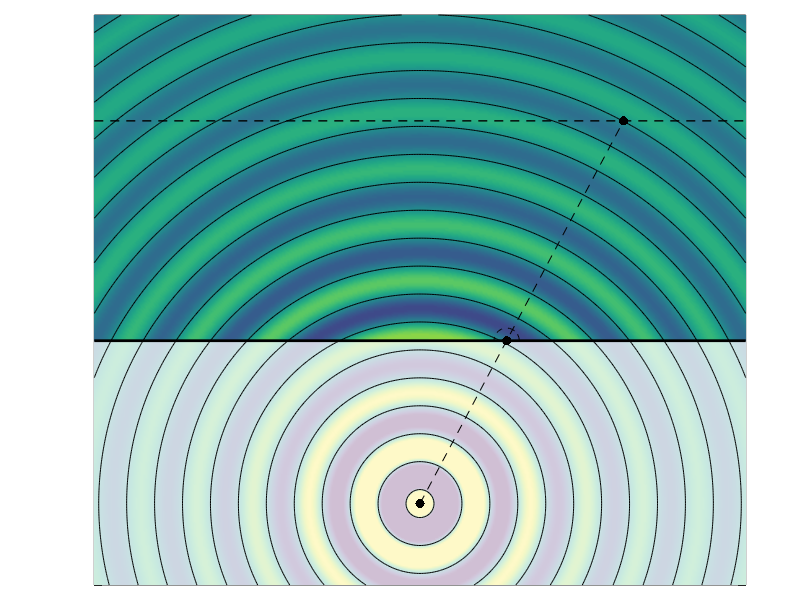

The MATLAB source for this figure: (Note: this script raises an error after producing the figure.)
clear
close all
addpath(genpath('../Files'));

dx = 1e-2;
w = 2*pi*1e3;
c = 343.1;
k = w / c;

xr = [1.25 , 1.35];
xs = [0,-1];
x0 = [(xr(1)-xs(1))/(1+abs(xr(2)/xs(2)))+xs(1), 0];
x = (-2:dx:2)';
y = (-1.5:dx:2)';
[X,Y] = meshgrid(x,y);
r = sqrt( (X-xs(1)).^2 + (Y-xs(2)).^2 );

angle_0 = 1i*(k*sqrt( sum( (x0-xs).^2 ) )+pi/2);
field = exp( -1i*k*r )./r;

angle_1 = -1i*k*sqrt( sum((x0-xs).^2 ) ) ;
angle_2 = -1i*k*sqrt( sum((x0-xr).^2) );
r2 = sqrt( (X-x0(1)).^2+(Y-x0(2)).^2);
field2 = exp(-1i*k*r2 +  angle_1)./r2;
kx0 = (x0-xs)/sqrt( sum( (x0-xs).^2 ) );
ky0 = (x0-xs)/sqrt( sum( (x0-xs).^2 ) );
%%
x_ax = -1.5;
fig = figure('Units','points','Position',[200,200,400,330]);
p = axes('Units','normalized','Position',[0.05 0.025 .95 .95 ]);
p1 = pcolor(x,y,real(field));
set(p1, 'EdgeColor', 'white');
shading interp
axis equal tight
caxis([-1,1]*1e0*1.5);
hold on
fill([x(1), x(end),x(end),x(1)],[y(1),y(1),0,0],[1 1 1]*1,'EdgeColor','none','FaceAlpha',0.75);
fill([x(1), x(end),x(end),x(1)],[0,0,y(end),y(end)],[1 1 1]*1,'EdgeColor','none','FaceAlpha',0);

plot(xs(1),xs(2),'.k','MarkerSize',20)
plot(xr(1),xr(2),'.k','MarkerSize',20)
plot(x0(1),x0(2),'.k','MarkerSize',20)
%plot(xr(1),0,'.k','MarkerSize',20)

pcolor_ax =(gca);
cRange = caxis;
[C,~]= contour( x, y , real(field), [ 0 0 ], '-k');
field2(r2>sqrt(sum(( xr - x0 ).^2))+10*dx)=nan;
field2(Y<0) = nan;

[C2,~]= contour( x, y , real(field2), '--k');
set(gca,...
'XTickLabel','','YTickLabel','');
line([xs(1),xr(1)],[xs(2),xr(2)],'Color','black','LineStyle','--')
line([x(1),x(end)],[0,0],'Color','black','LineStyle','-','LineWidth',2)
line([x(1),x(end)],[xr(2),xr(2)],'Color','black','LineStyle','--','LineWidth',1)

%line([xr(1),xr(1)],[0,xr(2)],'Color','black','LineStyle',':','LineWidth',1)


headWidth = 5*1.5;
headLength = 5*1.5;
ah = annotation('arrow',...
    'headStyle','cback2','HeadLength',headLength,'HeadWidth',headWidth);
set(ah,'parent',gca);
set(ah,'position',[x(1)-10*dx, 0, x(end)-x(1)+25*dx, 0]);    

ah2 = annotation('arrow',...
    'headStyle','cback2','HeadLength',headLength,'HeadWidth',headWidth);
set(ah2,'parent',gca);
set(ah2,'position',[x_ax, y(1), 0, y(end)-y(1)+15*dx]); 

kxn_p = -(x0(1)-xs(1))/sqrt( sum( (x0-xs).^2 ) );
kyn_p = -(x0(2)-xs(2))/sqrt( sum( (x0-xs).^2 ) );
kxn_g = -(x0(1)-xr(1))/sqrt( sum( (x0-xr).^2 ) );
kyn_g = -(x0(2)-xr(2))/sqrt( sum( (x0-xr).^2 ) );

ftsize = 12;
LineLength = 0.65;
% ah3 = annotation('arrow',...
%     'headStyle','cback2','HeadLength',headLength,'HeadWidth',headWidth,'LineWidth',1.5);
% set(ah3,'parent',gca);
% set(ah3,'position',[x0(1), x0(2), LineLength*kxn_p, LineLength*kyn_p]);    
ah4 = annotation('arrow',...
    'headStyle','cback2','HeadLength',headLength,'HeadWidth',headWidth,'LineWidth',1.5);
set(ah4,'parent',gca);
set(ah4,'position',[xr(1), xr(2), LineLength*kxn_g, LineLength*kyn_g]);    
%text(x(end)+0.15,-.1,'$x$',  'Interpreter', 'LaTex' , 'FontSize', ftsize)
%text(x_ax-0.17,y(end)+0.15,'$y$',  'Interpreter', 'LaTex' , 'FontSize', ftsize)

x_ssd = x(1:12:end);
N_ssd = repmat([0 1],length(x_ssd),1);
draw_ssd( fig , [x_ssd 0*x_ssd] - N_ssd*0.03 , N_ssd, 0.035 );

set(gca,'box','off')
color = get(fig,'Color');
xlim([x(1),x(end)+20*dx])
ylim([y(1),y(end)+20*dx])
set(gca,'XColor',color,'YColor',color,'TickDir','out')
set(gca,'FontName','Times New Roman','FontSize',12);
allAxesInFigure = findall(fig,'type','axes');
b = get(gca,'XTickLabel');
set(allAxesInFigure,'XTickLabel',b,'FontSize',ftsize-2);

set(gcf,'PaperPositionMode','auto');
print( '-r300',fullfile( '../..','Figures/SFS_theory','explicit_sol_stationary_point' ) ,'-dpng')